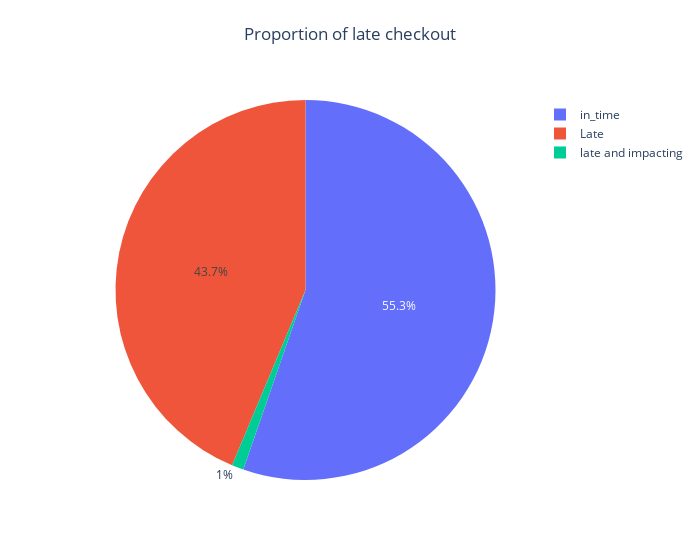

Notebook cell for this chart:
### Markdown cell above
Late checkout proportion with impacting delay added

### Code cell
df_impacted_loc['previous_ended_rental_id'] = df_impacted_loc['previous_ended_rental_id'].apply(lambda x: int(x))

for elt in df_delay['rental_id']:
    if elt in (df_impacted_loc['previous_ended_rental_id'].values):
        df_delay.loc[elt,'checkout_status'] = 'late and impacting'
        
fig = px.pie(df_delay, names='checkout_status', title='Proportion of late checkout', width = 700)
fig.update_layout(title_text='Proportion of late checkout',title_y=0.95,title_x=0.5)
fig.show()

### Figure 1 — Plotly figure (JSON) as saved in the notebook; plotly's stock layout.template omitted (floating-point values rounded to 4 significant figures; data arrays with more than 128 entries replaced by an {"elided": "..."} marker saying what was removed)
{"data": [{"domain": {"x": [0, 1], "y": [0, 1]}, "hovertemplate": "checkout_status=%{label}<extra></extra>", "labels": {"elided": "21526 str values"}, "legendgroup": "", "name": "", "showlegend": true, "type": "pie"}], "layout": {"legend": {"tracegroupgap": 0}, "title": {"text": "Proportion of late checkout", "x": 0.5, "y": 0.95}, "width": 700}}
